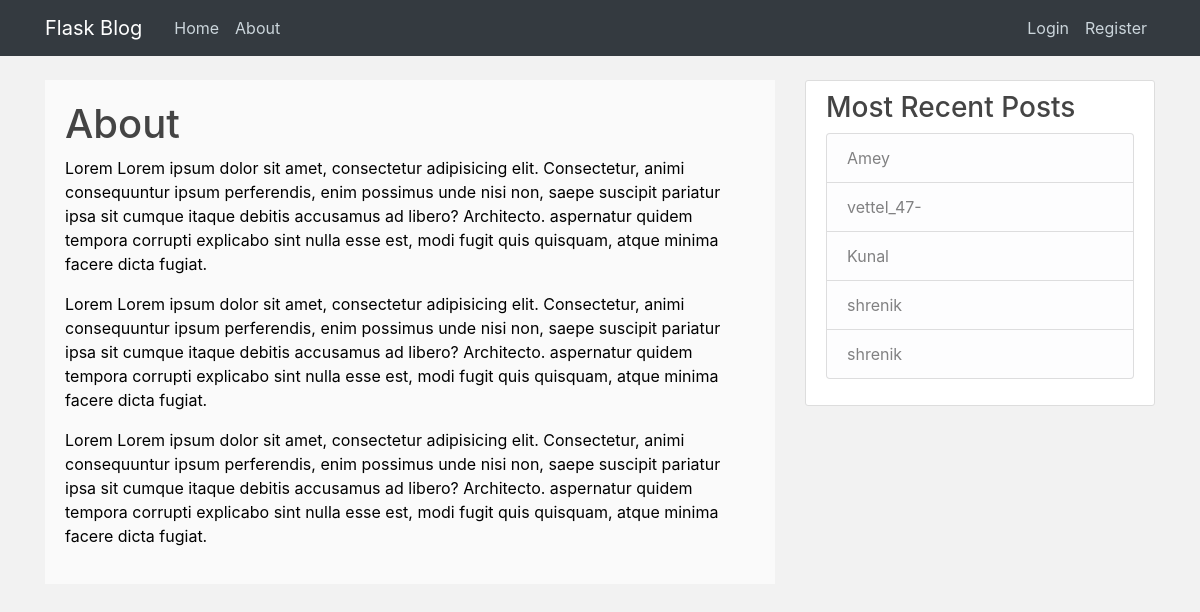
/about, run on the app's committed database.
### flaskblog/models.py (models this page shows, shortened)
class Post(db.Model):
    id = db.Column(db.Integer, primary_key=True)
    title = db.Column(db.String(100), nullable=False)
    date_posted = db.Column(db.DateTime, nullable=False, default=datetime.utcnow)
    content = db.Column(db.Text, nullable=False)
    user_id = db.Column(db.Integer, db.ForeignKey('user.id'), nullable=False)

class User(db.Model,UserMixin):
    id = db.Column(db.Integer, primary_key=True)
    username = db.Column(db.String(20), unique=True, nullable=False)
    email = db.Column(db.String(120), unique=True, nullable=False)
    image_file = db.Column(db.String(20), nullable=False, default='default.png')
    password = db.Column(db.String(60), nullable=False)
    posts = db.relationship('Post', backref='author', lazy=True)

### flaskblog/routes.py (the view)
@app.route("/about")
def about():
    return render_template('about.html', title='About',Posts=Post.query.all()[:5])

### flaskblog/templates/about.html
{% extends "layout.html" %}
{% block content %}
<div class="container " style="padding:20px;" >
    <h1>About</h1>
    <p>Lorem Lorem ipsum dolor sit amet, consectetur adipisicing elit. Consectetur, animi consequuntur ipsum perferendis,
    enim possimus unde nisi non, saepe suscipit pariatur ipsa sit cumque itaque debitis accusamus ad libero? Architecto.
     aspernatur quidem tempora corrupti explicabo sint nulla esse est, modi fugit quis quisquam, atque minima facere dicta fugiat.</p>
     <p>Lorem Lorem ipsum dolor sit amet, consectetur adipisicing elit. Consectetur, animi consequuntur ipsum perferendis,
            enim possimus unde nisi non, saepe suscipit pariatur ipsa sit cumque itaque debitis accusamus ad libero? Architecto.
    aspernatur quidem tempora corrupti explicabo sint nulla esse est, modi fugit quis quisquam, atque minima facere dicta fugiat.</p>
     <p>Lorem Lorem ipsum dolor sit amet, consectetur adipisicing elit. Consectetur, animi consequuntur ipsum perferendis,
    enim possimus unde nisi non, saepe suscipit pariatur ipsa sit cumque itaque debitis accusamus ad libero? Architecto.
     aspernatur quidem tempora corrupti explicabo sint nulla esse est, modi fugit quis quisquam, atque minima facere dicta fugiat.</p>
    </div>
{% endblock content %}

### flaskblog/templates/layout.html (shortened to what this page needs)
<!DOCTYPE html>
<html>
<head>
    <link rel="stylesheet" href="https://maxcdn.bootstrapcdn.com/bootstrap/4.0.0/css/bootstrap.min.css">
    <link rel="stylesheet" type="text/css" href="{{ url_for('static', filename='main.css') }}">
</head>
<body>
    <header class="site-header">
      <nav class="navbar navbar-expand-md navbar-dark bg-dark fixed-top">
        <div class="container">
          <a class="navbar-brand mr-4" href="/">Flask Blog</a>
          <div class="collapse navbar-collapse" id="navbarToggle">
            <div class="navbar-nav mr-auto">
              <a class="nav-item nav-link" href="{{ url_for('home') }}">Home</a>
              <a class="nav-item nav-link" href="{{ url_for('about') }}">About</a>
            </div>
            <div class="navbar-nav">
              {% if current_user.is_authenticated %}
                <a class="nav-item nav-link" href="{{ url_for('new_post') }}">New Post</a>
                <a class="nav-item nav-link" href="{{ url_for('account') }}">Account</a>
                <a class="nav-item nav-link" href="{{ url_for('logout') }}">Logout</a>
              {% else %}
                <a class="nav-item nav-link" href="{{ url_for('login') }}">Login</a>
                <a class="nav-item nav-link" href="{{ url_for('register') }}">Register</a>
              {% endif %}
            </div>
          </div>
        </div>
      </nav>
    </header>
    <main role="main" class="container color1">
      <div class="row">
        <div class="col-md-8">
          {% block content %}{% endblock %}
        </div>
        <div class="col-md-4">
          <div class="content-section">
            <h3>Most Recent Posts </h3>
              <ul class="list-group">
                {% for posts in Posts %}
                  <li class="list-group-item list-group-item-light">  {{ posts.author.username }}</li>
                {% endfor %}
              </ul>
          </div>
        </div>
      </div>
    </main>
</body>
</html>

### flaskblog/static/main.css (style rules this page uses)
body { background: rgb(0, 51, 102); color: #333333; margin-top: 5rem; }
h1, h2, h3, h4, h5, h6 { color: #444444; }
.site-header .navbar-nav .nav-link { color: #cbd5db; }
.content-section { background: #ffffff; padding: 10px 20px; border: 1px solid #dddddd; border-radius: 3px; margin-bottom: 20px; }

### flaskblog/templates/layout.html (style rules this page uses)
body { background:rgb(242, 242, 242); color: black; }
.color1 .container { background:rgb(250, 250, 250); }

### data on the page
Post: author.username "Amey"
Post: author.username "vettel_47-"
Post: author.username "Kunal"
Post: author.username "shrenik"
Post: author.username "shrenik"
